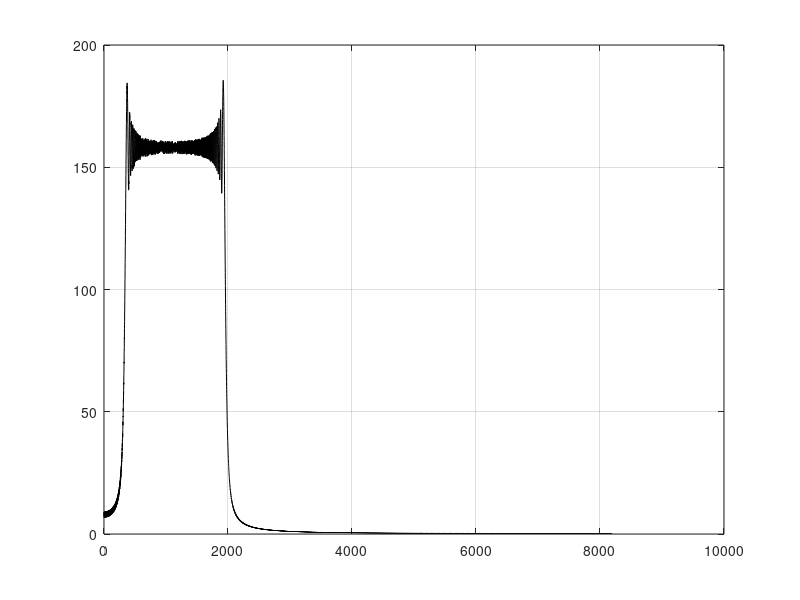

The MATLAB script that drew this image: (Note: this script raises an error after producing the figure.)
close; clear; clc;
%% Generate chirp signal
Fs = 10000;
A = 1;
t = linspace(0,1,Fs);
psi = 2*pi*(500*t.*t+200*t+100); % 200=f0, 500=a/2, square of t has to be .*
chirp = A*sin(psi);              % f(t)=1000t+200, start at 200Hz, end at 1200Hz

N = 2^nextpow2(length(chirp));   % minimum power of 2 greater than chirp length
X = fft(chirp,N);
mag = abs(X);
plot(mag(1:N/2),'k'); grid on;

%% Generate chirp use user-defined function
cc = myChirp(100,500,1,8000);
figure;
subplot(121),plot(cc),grid on; 
nfft = 2^nextpow2(length(cc));
X = fft(cc, nfft);
subplot(122),plot(abs(X(1:(nfft/2)))),grid on;
soundsc(cc, 8000);